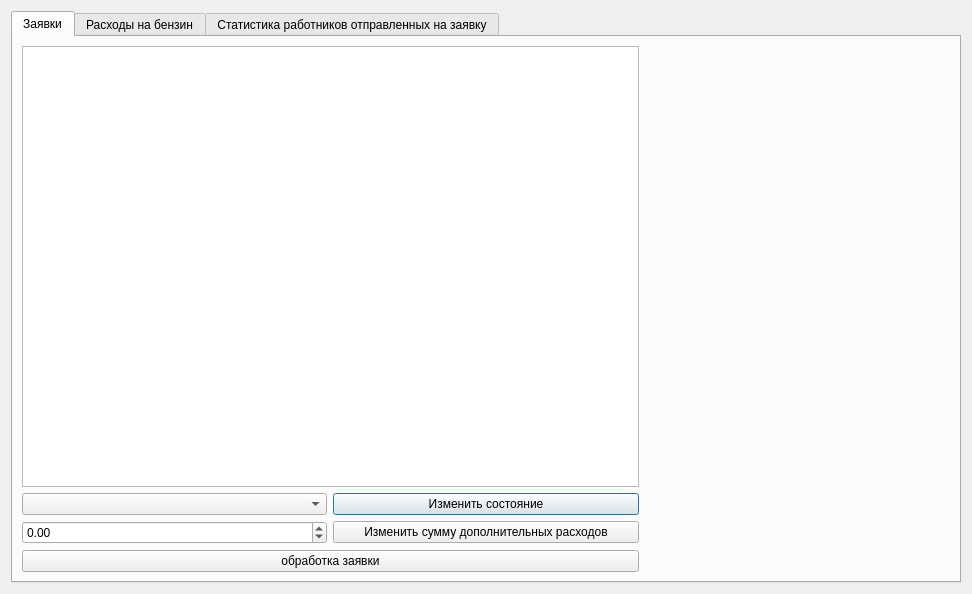
<?xml version="1.0" encoding="UTF-8"?>
<ui version="4.0">
 <class>EmergencyService</class>
 <widget class="QDialog" name="EmergencyService">
  <property name="geometry">
   <rect>
    <x>0</x>
    <y>0</y>
    <width>972</width>
    <height>594</height>
   </rect>
  </property>
  <property name="windowTitle">
   <string>Dialog</string>
  </property>
  <layout class="QGridLayout" name="gridLayout">
   <item row="0" column="0">
    <widget class="QTabWidget" name="tabWidget">
     <property name="currentIndex">
      <number>0</number>
     </property>
     <widget class="QWidget" name="tab">
      <attribute name="title">
       <string>Заявки</string>
      </attribute>
      <layout class="QGridLayout" name="gridLayout_2">
       <item row="0" column="0" colspan="2">
        <widget class="QTableView" name="tableView">
         <property name="styleSheet">
          <string notr="true"/>
         </property>
         <property name="editTriggers">
          <set>QAbstractItemView::NoEditTriggers</set>
         </property>
         <property name="alternatingRowColors">
          <bool>false</bool>
         </property>
         <property name="selectionMode">
          <enum>QAbstractItemView::SingleSelection</enum>
         </property>
         <property name="selectionBehavior">
          <enum>QAbstractItemView::SelectRows</enum>
         </property>
         <property name="sortingEnabled">
          <bool>true</bool>
         </property>
         <attribute name="horizontalHeaderStretchLastSection">
          <bool>true</bool>
         </attribute>
         <attribute name="verticalHeaderVisible">
          <bool>false</bool>
         </attribute>
        </widget>
       </item>
       <item row="0" column="2" rowspan="4">
        <widget class="FindEmergencyCBox" name="widget" native="true">
         <property name="minimumSize">
          <size>
           <width>50</width>
           <height>0</height>
          </size>
         </property>
        </widget>
       </item>
       <item row="1" column="0">
        <widget class="QComboBox" name="stateBox"/>
       </item>
       <item row="1" column="1">
        <widget class="QPushButton" name="changeSButton">
         <property name="text">
          <string>Изменить состояние</string>
         </property>
        </widget>
       </item>
       <item row="2" column="0">
        <widget class="QDoubleSpinBox" name="sumDSBox">
         <property name="minimum">
          <double>-999999999.000000000000000</double>
         </property>
         <property name="maximum">
          <double>9999999999.000000000000000</double>
         </property>
         <property name="singleStep">
          <double>100.000000000000000</double>
         </property>
        </widget>
       </item>
       <item row="2" column="1">
        <widget class="QPushButton" name="updatesumButton">
         <property name="text">
          <string>Изменить сумму дополнительных расходов</string>
         </property>
        </widget>
       </item>
       <item row="3" column="0" colspan="2">
        <widget class="QPushButton" name="stateButton">
         <property name="text">
          <string>обработка заявки</string>
         </property>
        </widget>
       </item>
      </layout>
     </widget>
     <widget class="QWidget" name="tab_2">
      <attribute name="title">
       <string>Расходы на бензин</string>
      </attribute>
      <layout class="QGridLayout" name="gridLayout_3">
       <item row="1" column="0">
        <widget class="QLabel" name="label">
         <property name="text">
          <string>Фильтр:</string>
         </property>
         <property name="alignment">
          <set>Qt::AlignRight|Qt::AlignTrailing|Qt::AlignVCenter</set>
         </property>
        </widget>
       </item>
       <item row="1" column="1">
        <widget class="QComboBox" name="graphFilterCBox">
         <item>
          <property name="text">
           <string>Без фильтра</string>
          </property>
         </item>
        </widget>
       </item>
       <item row="0" column="0" colspan="2">
        <widget class="QCustomPlot" name="VcustomPlot" native="true"/>
       </item>
      </layout>
     </widget>
     <widget class="QWidget" name="tab_3">
      <attribute name="title">
       <string>Статистика работников отправленных на заявку</string>
      </attribute>
      <layout class="QGridLayout" name="gridLayout_4">
       <item row="0" column="0" colspan="2">
        <widget class="QCustomPlot" name="VcustomPlot_2" native="true"/>
       </item>
       <item row="1" column="0">
        <widget class="QLabel" name="label_2">
         <property name="text">
          <string>Фильтр:</string>
         </property>
         <property name="alignment">
          <set>Qt::AlignRight|Qt::AlignTrailing|Qt::AlignVCenter</set>
         </property>
        </widget>
       </item>
       <item row="1" column="1">
        <widget class="QComboBox" name="graphFilterCBox_2">
         <item>
          <property name="text">
           <string>Без фильтра</string>
          </property>
         </item>
        </widget>
       </item>
      </layout>
     </widget>
    </widget>
   </item>
  </layout>
 </widget>
 <customwidgets>
  <customwidget>
   <class>QCustomPlot</class>
   <extends>QWidget</extends>
   <header>qcustomplot.h</header>
   <container>1</container>
  </customwidget>
  <customwidget>
   <class>FindEmergencyCBox</class>
   <extends>QWidget</extends>
   <header>FindEmergencyCBox.h</header>
   <container>1</container>
  </customwidget>
 </customwidgets>
 <resources/>
 <connections/>
</ui>
